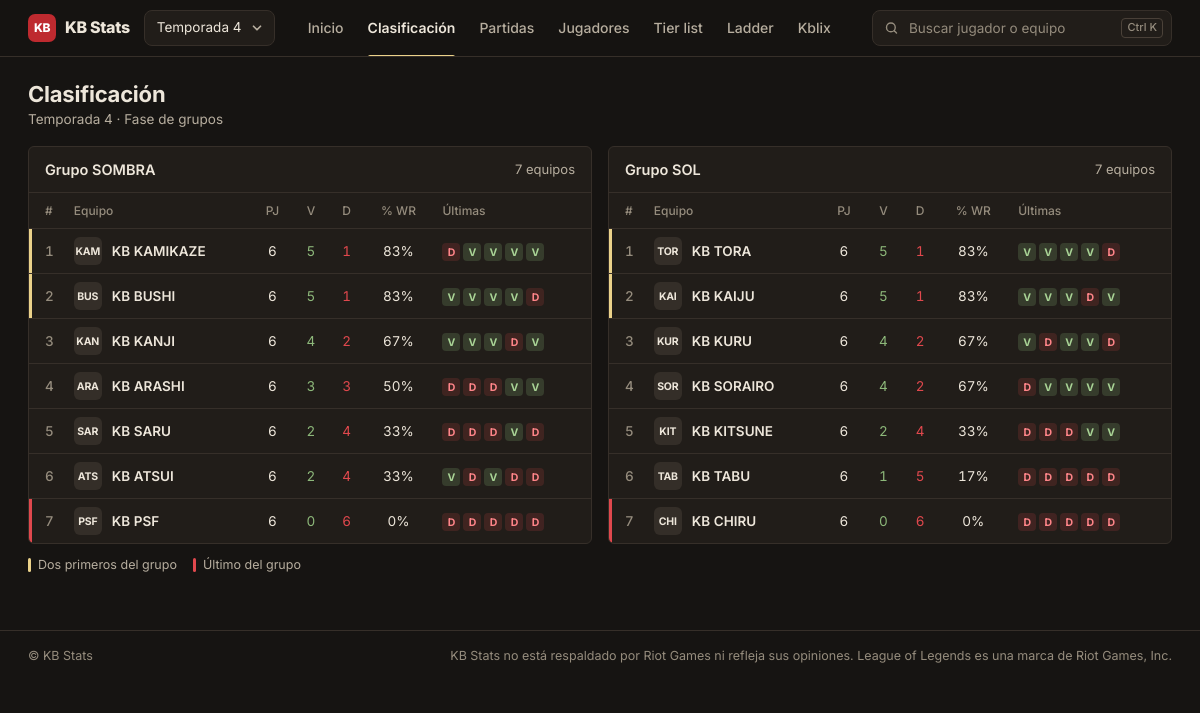
Page /clasificacion/ on the earlier database version.
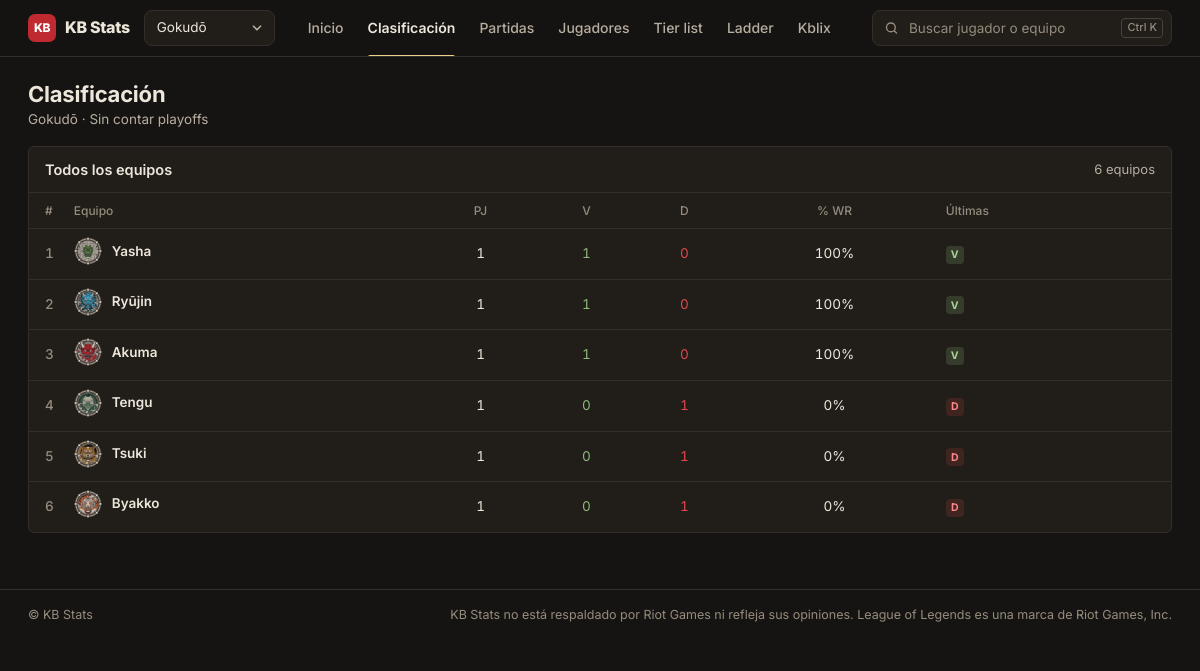
Same page on the later database version.
### KBStats/Cinturones/models.py (models this page shows, shortened)
class Temporada(models.Model):
	slug = models.SlugField(max_length=50, unique=True)
	nombre = models.CharField(max_length=100)
	orden = models.IntegerField(default=0)          # más alto = más reciente
	grupos = models.JSONField(default=list, blank=True)   # [{"nombre": "SOMBRA", "equipos": [...]}, ...]
	class Meta:
		ordering = ['orden']
		verbose_name = "Temporada"
		verbose_name_plural = "Temporadas"

class Equipo(models.Model):
	nombre = models.CharField(max_length=200, unique=True)
	class Meta:
		verbose_name = "Equipo"
		verbose_name_plural = "Equipos"

### KBStats/Cinturones/views.py (the view)
# urls.py: path('clasificacion/', clasificacion_grupos, name='clasificacion_grupos'),
def clasificacion_grupos(request):
	temporada = temporada_de(request)
	clasificaciones = calcular_clasificacion(temporada)
	en_grupos = {eq['equipo'] for g in clasificaciones for eq in g['equipos']}
	resultados = {}
	for p in sorted(partidas_de(request).select_related('equipo_azul', 'equipo_rojo', 'ganador_equipo', 'temporada'), key=orden_partida):
		if not p.ganador_equipo or not p.equipo_azul or not p.equipo_rojo or es_playoff(p.jornada):
			continue
		if p.equipo_azul.nombre not in en_grupos or p.equipo_rojo.nombre not in en_grupos:
			continue
		for eq in (p.equipo_azul, p.equipo_rojo):
			if eq:
				resultados.setdefault(eq.nombre, []).append('v' if eq.id == p.ganador_equipo_id else 'd')
	for grupo in clasificaciones:
		for i, eq in enumerate(grupo['equipos'], start=1):
			eq['pos'] = i
			eq['racha'] = resultados.get(eq['equipo'], [])[-5:]
			eq['winrate'] = round(100 * eq['victorias'] / eq['jugados']) if eq['jugados'] else 0
	return render(request, 'Cinturones/clasificacion_grupos.html', {
		'clasificaciones': clasificaciones, 'con_grupos': bool(temporada and temporada.grupos),
	})

### KBStats/Cinturones/context_processors.py (called while the page is built)
def version_estaticos(request):
    version = 0
    for carpeta in list(getattr(settings, 'STATICFILES_DIRS', [])) + [getattr(settings, 'STATIC_ROOT', '')]:
        ruta = os.path.join(str(carpeta), 'css', 'kbstats.css')
        if carpeta and os.path.exists(ruta):
            version = int(os.path.getmtime(ruta))
            break
    return {'css_version': version}

### KBStats/Cinturones/templatetags/kb.py (called while the page is built)
def iniciales_equipo(nombre):
    palabras = [p for p in (nombre or '').split() if p.upper() != 'KB']
    if not palabras:
        return (nombre or '?')[:3].upper()
    if len(palabras) == 1:
        return palabras[0][:3].upper()
    return ''.join(p[0] for p in palabras[:3]).upper()

@register.simple_tag
def escudo(nombre, clase='', estilo=''):
    logo = logo_equipo(nombre)
    clases = ' '.join(c for c in ('equipo-ini', 'logo' if logo else '', clase) if c)
    attr_estilo = format_html(' style="{}"', estilo) if estilo else ''
    if logo:
        return format_html('<img class="{}" src="{}" alt=""{}>', clases, logo, attr_estilo)
    return format_html('<span class="{}"{}>{}</span>', clases, attr_estilo, iniciales_equipo(nombre))

### KBStats/Cinturones/temporadas.py (called while the page is built)
def temporadas_con_partidas():
    from .models import Temporada
    return list(Temporada.objects.filter(partidas__isnull=False).distinct().order_by('-orden'))

def temporada_de(request):
    return getattr(request, 'temporada', None)

def contexto(request):
    return {'temporada': getattr(request, 'temporada', None), 'temporadas': getattr(request, 'temporadas', [])}

    def __call__(self, request):
        request.temporada = None
        request.temporadas = []
        try:
            disponibles = temporadas_con_partidas()
        except Exception:   # la tabla aún no existe (antes de migrar)
            disponibles = []
        if disponibles:
            por_slug = {t.slug: t for t in disponibles}
            pedida = request.GET.get('temporada')
            if pedida in por_slug and hasattr(request, 'session'):
                request.session['temporada'] = pedida
            guardada = request.session.get('temporada') if hasattr(request, 'session') else None
            request.temporada = por_slug.get(pedida) or por_slug.get(guardada) or disponibles[0]
            request.temporadas = disponibles
        return self.get_response(request)

### KBStats/Cinturones/views.py (called while the page is built)
def partidas_de(request):
	t = temporada_de(request)
	return Partida.objects.filter(temporada=t) if t else Partida.objects.all()

### KBStats/Cinturones/templates/Cinturones/clasificacion_grupos.html (shortened to what this page needs)
{% extends 'Cinturones/base.html' %}
{% block content %}
{% load kb %}
<div class="page-head">
  <div>
    <h1>Clasificación</h1>
    <p>{% if temporada %}{{ temporada.nombre }} · {% endif %}{% if con_grupos %}Fase de grupos{% else %}Sin contar playoffs{% endif %}</p>
  </div>
</div>
{% if clasificaciones %}
<div class="{% if clasificaciones|length > 1 %}grid-2-igual{% else %}stack{% endif %}">
  {% for grupo in clasificaciones %}
  <section class="card-app">
    <div class="h">
      <h2>{% if con_grupos %}Grupo {{ grupo.grupo|capfirst }}{% else %}Todos los equipos{% endif %}</h2>
      <span class="muted" style="font-size:13px;">{{ grupo.equipos|length }} equipos</span>
    </div>
    <div class="b flush tabla-wrap">
      <table class="tabla">
        <thead>
          <tr><th>#</th><th>Equipo</th><th class="c">PJ</th><th class="c">V</th><th class="c">D</th><th class="c">% WR</th><th>Últimas</th></tr>
        </thead>
        <tbody>
          {% for eq in grupo.equipos %}
          <tr class="{% if con_grupos %}{% if eq.pos <= 2 %}top{% elif forloop.last %}ultimo{% endif %}{% endif %}" data-href="{% url 'equipo' eq.equipo %}">
            <td class="pos">{{ eq.pos }}</td>
            <td><a class="eqc" href="{% url 'equipo' eq.equipo %}">{% escudo eq.equipo %}{{ eq.equipo }}</a></td>
            <td class="c">{{ eq.jugados }}</td>
            <td class="c txt-bien">{{ eq.victorias }}</td>
            <td class="c txt-mal">{{ eq.derrotas }}</td>
            <td class="c">{{ eq.winrate }}%</td>
            <td><span class="racha">{% for r in eq.racha %}<i class="{{ r }}">{% if r == 'v' %}V{% else %}D{% endif %}</i>{% endfor %}</span></td>
          </tr>
          {% endfor %}
        </tbody>
      </table>
    </div>
  </section>
  {% endfor %}
</div>
{% if con_grupos %}
<div class="leyenda">
  <span><i style="background:var(--gold);"></i> Dos primeros del grupo</span>
  <span><i style="background:var(--red);"></i> Último del grupo</span>
</div>
{% endif %}
{% else %}
<div class="aviso">No hay grupos disponibles para mostrar la clasificación.</div>
{% endif %}
{% endblock %}

### KBStats/Cinturones/templates/Cinturones/base.html (shortened to what this page needs)
<!doctype html>
<html lang="es" data-bs-theme="dark">
  <head>
    {% load static %}
    <link href="https://cdn.jsdelivr.net/npm/bootstrap@5.3.2/dist/css/bootstrap.min.css" rel="stylesheet" />
    <link rel="stylesheet" href="{% static 'css/kbstats.css' %}?v={{ css_version }}" />
  </head>
  <body>
    {% with url=request.resolver_match.url_name ns=request.resolver_match.namespace %}
    <header class="app-header">
      <div class="app-top">
        <a class="marca" href="{% url 'index' %}">
          <span class="logo" aria-hidden="true">KB</span>
          <span class="marca-txt">KB Stats</span>
        </a>
        {% if temporadas|length > 1 %}
        <select class="sel sel-temporada" id="sel-temporada" aria-label="Temporada"{% if url == 'detalle_partida' %} data-ir="{% url 'partidas' %}"{% endif %}>
          {% for t in temporadas %}<option value="{{ t.slug }}"{% if t == temporada %} selected{% endif %}>{{ t.nombre }}</option>{% endfor %}
        </select>
        {% endif %}
        <nav class="app-nav" aria-label="Secciones">
          <a href="{% url 'index' %}" {% if url == 'index' and not ns %}aria-current="page"{% endif %}>Inicio</a>
          <a href="{% url 'clasificacion_grupos' %}" {% if url == 'clasificacion_grupos' or url == 'equipo' %}aria-current="page"{% endif %}>Clasificación</a>
          <a href="{% url 'partidas' %}" {% if url == 'partidas' or url == 'buscar_partidos_form' or url == 'detalle_partida' %}aria-current="page"{% endif %}>Partidas</a>
          <a href="{% url 'jugadores' %}" {% if url == 'jugadores' or url == 'promedios_jugadores' or url == 'jugador' %}aria-current="page"{% endif %}>Jugadores</a>
          <a href="{% url 'tier_list' %}" {% if url == 'tier_list' %}aria-current="page"{% endif %}>Tier list</a>
          <a href="{% url 'ladder' %}" {% if url == 'ladder' or url == 'ladder_config' %}aria-current="page"{% endif %}>Ladder</a>
          <a href="{% url 'kblix:index' %}" {% if ns == 'kblix' %}aria-current="page"{% endif %}>Kblix</a>
        </nav>
        <form class="buscador" action="{% url 'buscar' %}" method="get" role="search" autocomplete="off">
          <input type="search" name="q" id="buscador-q" placeholder="Buscar jugador o equipo" aria-label="Buscar jugador o equipo"
                 value="{{ request.GET.q|default:'' }}" aria-controls="buscador-res" aria-autocomplete="list">
          <span class="atajo" aria-hidden="true">Ctrl K</span>
        </form>
      </div>
    </header>
    {% endwith %}
    <main class="app-main">{% block content %}{% endblock %}</main>
    <footer class="app-foot">
      <div class="app-foot-in">
        <span>© KB Stats</span>
        <span>KB Stats no está respaldado por Riot Games ni refleja sus opiniones. League of Legends es una marca de Riot Games, Inc.</span>
      </div>
    </footer>
  </body>
</html>

### KBStats/Cinturones/templates/Cinturones/clasificacion_grupos.html (style rules this page uses)
.eqc { display: inline-flex; align-items: center; gap: 10px; font-weight: 600; color: var(--text); }

Differences in the rows shown:
no longer on this page (row unchanged): Temporada: nombre "Temporada 4"
added Temporada: nombre "Gokudō"
added Equipo: nombre (picture), equipo "Yasha"
added Equipo: nombre (picture), equipo "Ryūjin"
added Equipo: nombre (picture), equipo "Akuma"
added Equipo: nombre (picture), equipo "Tengu"
added Equipo: nombre (picture), equipo "Tsuki"
added Equipo: nombre (picture), equipo "Byakko"
Other differences:
form field value: "Temporada 4" → "Gokudō"
text no longer shown: "Fase de grupos Dos primeros del grupo Último del grupo"
text now shown: "Sin contar playoffs"
new list line: "Todos los equipos 6 equipos # Equipo PJ V D % WR Últimas 1 1 1 0 100 % V 2 1 1 0 100 % V 3 1 1 0 100 % V 4 1 0 1 0 % D 5 1 0 1 0 % D 6 1 0 1 0 % D"
list line gone: "Grupo SOMBRA 7 equipos # Equipo PJ V D % WR Últimas 1 KAM KB KAMIKAZE 6 5 1 83 % D V V V V 2 BUS KB BUSHI 6 5 1 83 % V V V V D 3 KAN KB KANJI 6 4 2 67 % V V V D V 4 ARA KB ARASHI 6 3 3 50 % D D D V V 5 SAR KB SARU 6 2 4 33 % D D D V D 6 ATS KB ATSUI 6 2 4 33 % V D V D D 7 PSF KB PSF 6 0 6 0 % D D D D D"
list line gone: "Grupo SOL 7 equipos # Equipo PJ V D % WR Últimas 1 TOR KB TORA 6 5 1 83 % V V V V D 2 KAI KB KAIJU 6 5 1 83 % V V V D V 3 KUR KB KURU 6 4 2 67 % V D V V D 4 SOR KB SORAIRO 6 4 2 67 % D V V V V 5 KIT KB KITSUNE 6 2 4 33 % D D D V V 6 TAB KB TABU 6 1 5 17 % D D D D D 7 CHI KB CHIRU 6 0 6 0 % D D D D D"
